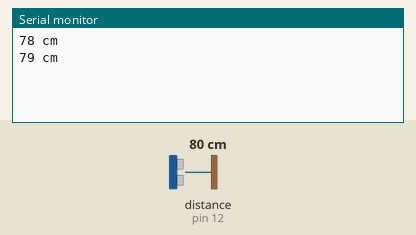
Recording of a sketch running on a simulated Arduino Uno, built with avr-gcc and run on an emulated ATmega328P. Parts: the last lines printed to the serial monitor. Wiring (inferred from the names in the program): ultrasonic range finder: trigger pin 13; echo pin 12. Inputs (shaded band) come from the test bench; at power-on: distance to the obstacle (sensor on pin 12) 80 cm. The echo pulse lasts 58.3 µs per cm.

Above: at 1.8 s.
1.9 s: distance to the obstacle (sensor on pin 12) set to 2 cm
At 2.8 s:
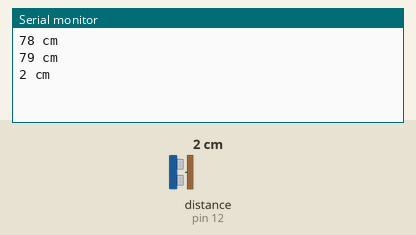
3.4 s: distance to the obstacle (sensor on pin 12) set to 4 cm
At 4.7 s:
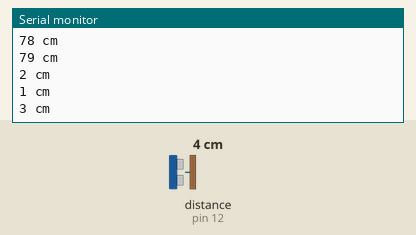
Timing chart, 0 to 6.4 s (numbered marks = the images above; inputs shaded):
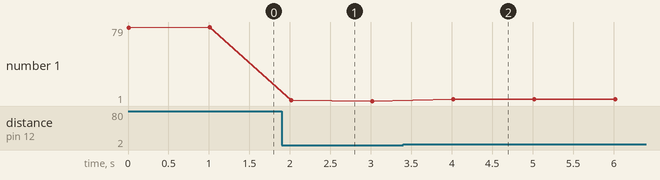

The sketch:

HCSR04.ino
```cpp
/* Programa para módulo ultrasonido.
Usa la velocidad del sonido en el aire a temperatura
ambiente "340m/s (0.034 cm/us)" para calcular la distancia
presente entre el sensor y un objeto presenta en dirección del sensor.*/

#define trigPin 13           //Pin digital 13 para el Trigger del sensor
#define echoPin 12           //Pin digital 12 para el Echo del sensor

void setup() {
Serial.begin(9600);          //inicializar comunicación serial a 9600 baudios
pinMode (trigPin, OUTPUT);   //pin como salida
pinMode (echoPin, INPUT);    //pin como entrada
digitalWrite(trigPin, LOW);  //Inicializamos el pin con 0
}

void loop() {
 int duracion, distancia;
 int pin=0;
 digitalWrite(trigPin, HIGH);              // pulso de disparo
 delayMicroseconds(1000);                  // duración de pulso 1000 microsegundos
 digitalWrite(trigPin, LOW);               // terminar pulso de disparo
 duracion = pulseIn(echoPin, HIGH);        // obtenemos el ancho del pulso, "pulseIn(pin, value)" es decir el tiempo que dura en llegar el eco del ultrasonido
 distancia = (duracion/2)*0.034;             // ecuación para medir la distancia en CM
//  if (distancia == 81)
//   { for ( pin=1 ; pin > 0; pin++)
//         //pin = pin + 1;
//         //Serial.print(pin);
//     { if (pin >5)
//      {Serial.print("Led on \n");
//      delay(1000);
//      }
//     }
//    }
 Serial.print(distancia);                  // se envían los datos por com serial
 Serial.print(" cm \n");                   // se escribe la unidad de medida y el caracter de nueva línea
 delay(1000);                              // imprimir datos cada 1000 ms
 }
```

Measured:
- after the input at 1.9 s, the serial monitor: prints a new line after 0.11 s (image 1)
- after the input at 3.4 s, the serial monitor: prints a new line after 0.62 s (image 2)
- plotted number 1: 79 → 1 after the input at 1.9 s, 1 → 3 after the input at 3.4 s
